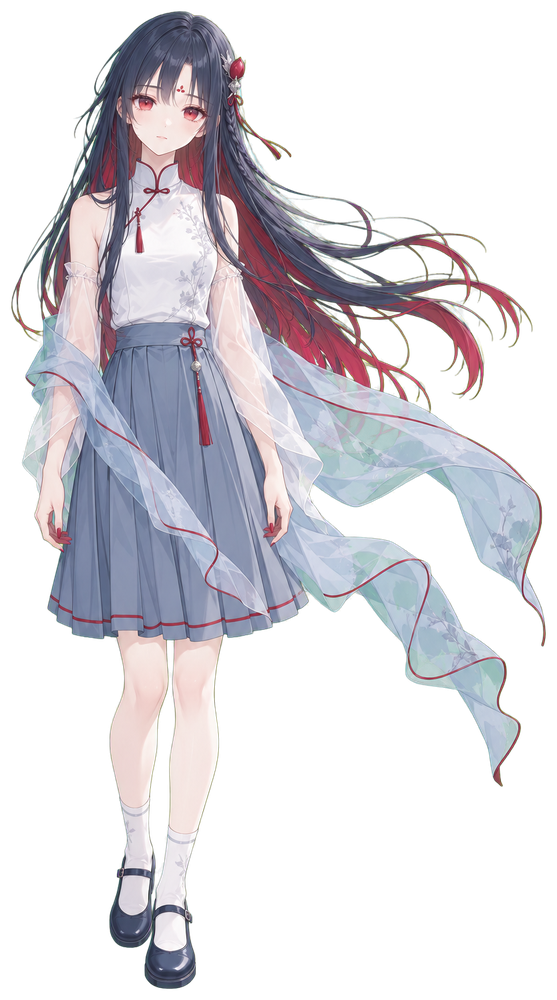
#> input picture anime_mv/assets/char/master_a.png, 557 x 1000 px, shrunk from 834 x 1497 before the run
$ python -i key_unmix.py   (imports and definitions only)
#> lines starting #> are read from the running program, lines starting #| are printed output that depends on the picture
#> further down, picture is the input picture: PIL image 557x1000 RGBA; mean R, G, B, A 68.7, 67.2, 72, 101.9
#!/usr/bin/env python3
"""key_unmix.py -- colour-difference chroma key that keeps translucency (sheer fabric, hair wisps, glass).

Why: 阿朵's ice-blue shawl and sleeves are see-through, so the generator paints them as fabric *mixed with* the key
green. A tolerance key (tools/alpha_matte.py `key`) treats those pixels as opaque foreground and leaves a mint tint.
Here every pixel is unmixed against the key colour K instead:

    excess(C) = G - max(R, B)          (green key; magenta: min(R, B) - G; blue: B - max(R, G))
    alpha     = 1 - excess(C) / excess(K)                 (clamped; the design contains no key-coloured parts)
    F         = (C - (1 - alpha) * K) / alpha             (the foreground colour with the key removed)

K is measured from the image border (median), so off-pure screens work. Pixels below `--floor` alpha become fully
transparent, above `--ceil` fully opaque; specks (connected opaque bits smaller than `--speck` px) are removed;
transparent pixels are filled with the nearest foreground colour so bilinear scaling never pulls in the key.

  python tools/key_unmix.py assets/char/master_a.raw.png assets/char/master_a.png [--trim 16]
  python tools/key_unmix.py --batch assets/char            # re-key every *.raw.png in the folder

Used by tools/imagegen.py for transparent jobs.
"""
from __future__ import annotations

import argparse
import sys
from pathlib import Path

import numpy as np
from PIL import Image


def border_key(rgb: np.ndarray, width: int = 6) -> np.ndarray:
    b = np.concatenate([rgb[:width].reshape(-1, 3), rgb[-width:].reshape(-1, 3),
                        rgb[:, :width].reshape(-1, 3), rgb[:, -width:].reshape(-1, 3)])
    return np.median(b, axis=0)


def excess(rgb: np.ndarray, kind: str) -> np.ndarray:
    r, g, b = rgb[..., 0], rgb[..., 1], rgb[..., 2]
    if kind == "green":
        return g - np.maximum(r, b)
    if kind == "magenta":
        return np.minimum(r, b) - g
    return b - np.maximum(r, g)   # blue


def key_kind(k: np.ndarray) -> str:
    r, g, b = k
    if g >= max(r, b):
        return "green"
    if b >= max(r, g) and r < 0.5 * b:
        return "blue"
    return "magenta"


def unmix(img: Image.Image, floor: float = 0.04, ceil: float = 0.97, speck: int = 40,
          soften: float = 1.0, despill: bool = True) -> tuple[Image.Image, dict]:
#> called with floor = 0.04, ceil = 0.97, speck = 40, soften = 1, despill = True
    rgb = np.asarray(img.convert("RGB")).astype(np.float32)
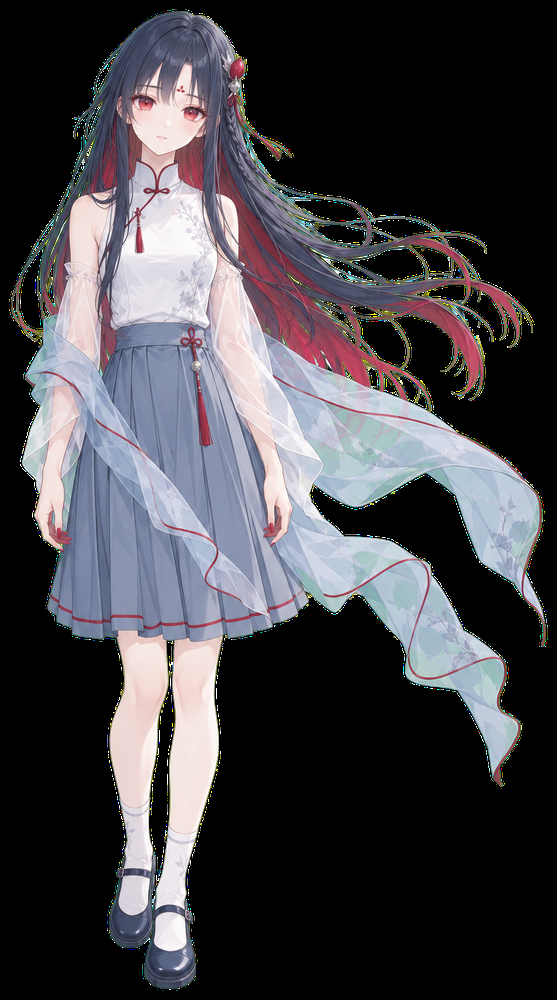
#> rgb: shape (1000, 557, 3) float32; mean R, G, B 68.7, 67.2, 72
    K = border_key(rgb)
#> K = [0, 0, 0]
    kind = key_kind(K)
#> in key_kind, `r, g, b = k`: r = 0
#> kind = 'green'
    eK = float(excess(K[None, None, :], kind)[0, 0])
#> in excess, `r, g, b = rgb[..., 0], rgb[..., 1], rgb[..., 2]`: r = [0]
#> eK = 0
    if eK < 40:
#> (the run stopped early here; a loop or call above may not have finished)

$ run again, on anime_mv/assets/char/back_walk.png
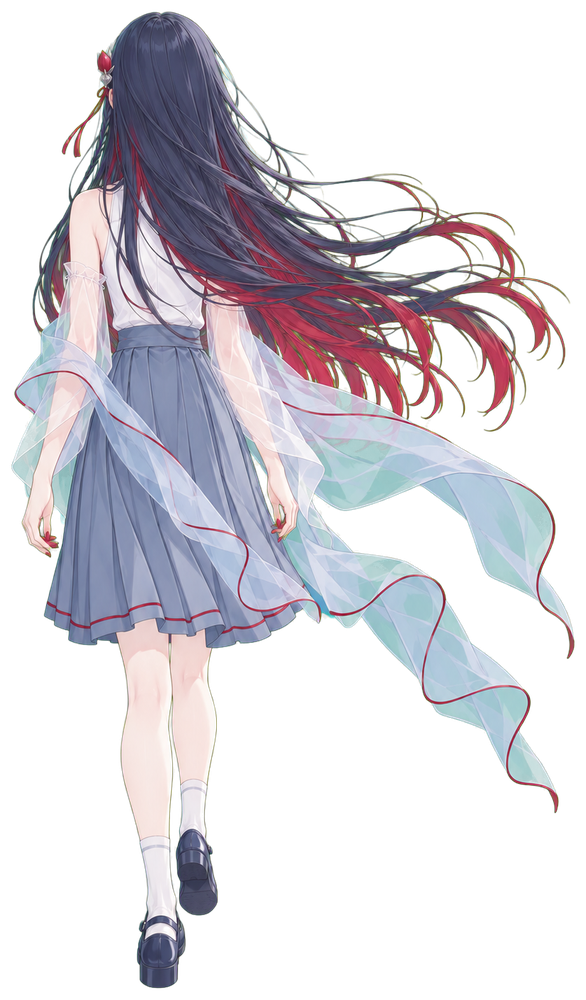
#> input picture anime_mv/assets/char/back_walk.png, 586 x 1000 px, shrunk from 837 x 1429 before the run
#> picture is the input picture: PIL image 586x1000 RGBA; mean R, G, B, A 66.9, 64.9, 70.4, 103.2
#> in unmix, `rgb = np.asarray(img.convert("RGB")).astype(np.float32)`:
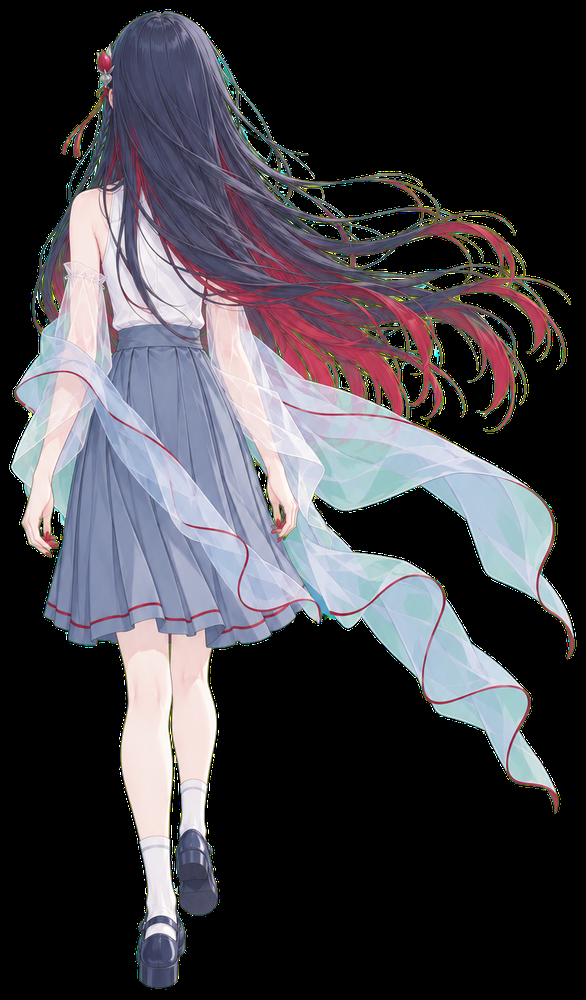
#> rgb: shape (1000, 586, 3) float32; mean R, G, B 66.9, 64.9, 70.4
#> K = [0, 0, 0]
#> in key_kind, `r, g, b = k`: r = 0
#> kind = 'green'
#> in excess, `r, g, b = rgb[..., 0], rgb[..., 1], rgb[..., 2]`: r = [0]
#> eK = 0

$ run again, on anime_mv/assets/char/bride_bust.png
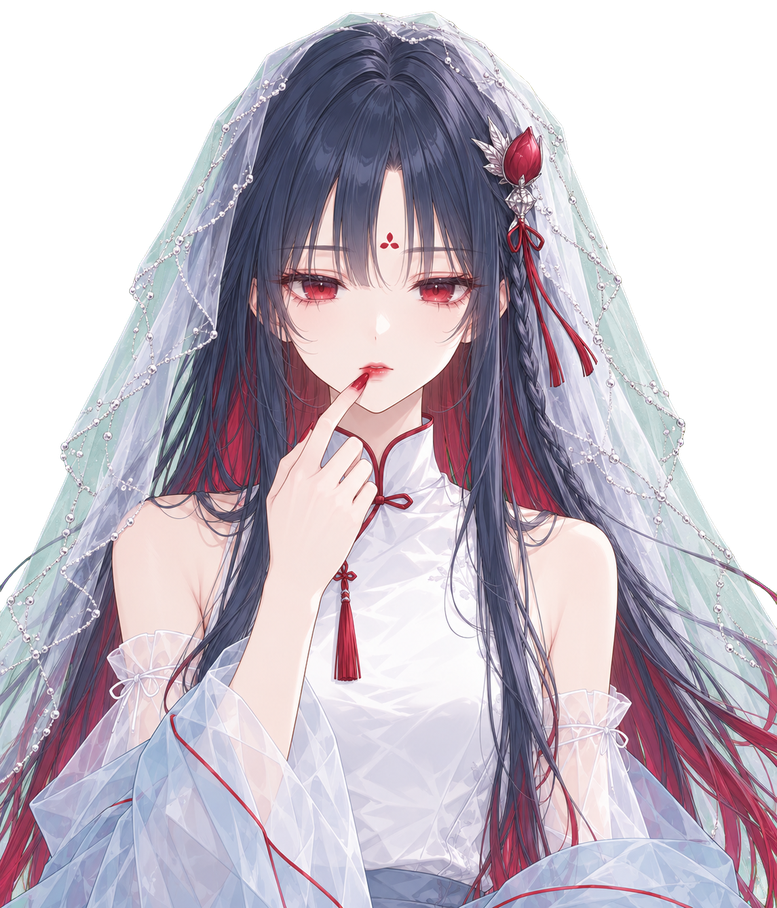
#> input picture anime_mv/assets/char/bride_bust.png, 777 x 908 px, shrunk from 1145 x 1337 before the run
#> picture is the input picture: PIL image 777x908 RGBA; mean R, G, B, A 131.2, 122.8, 133.6, 189.3
#> in unmix, `rgb = np.asarray(img.convert("RGB")).astype(np.float32)`:
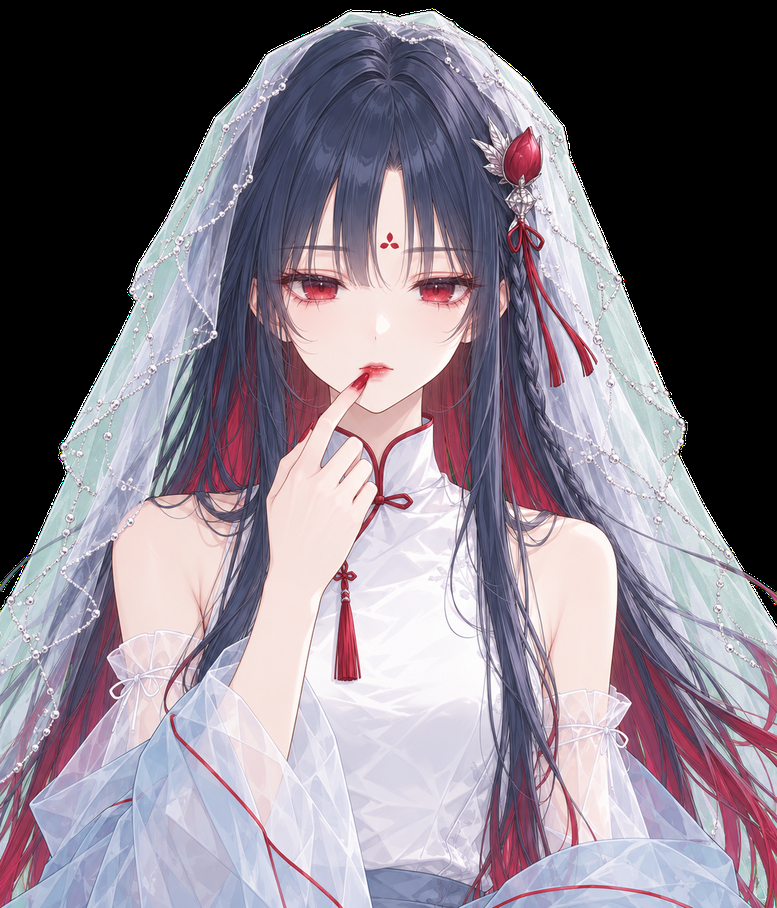
#> rgb: shape (908, 777, 3) float32; mean R, G, B 131.2, 122.8, 133.6
#> K = [0, 0, 0]
#> in key_kind, `r, g, b = k`: r = 0
#> kind = 'green'
#> in excess, `r, g, b = rgb[..., 0], rgb[..., 1], rgb[..., 2]`: r = [0]
#> eK = 0
